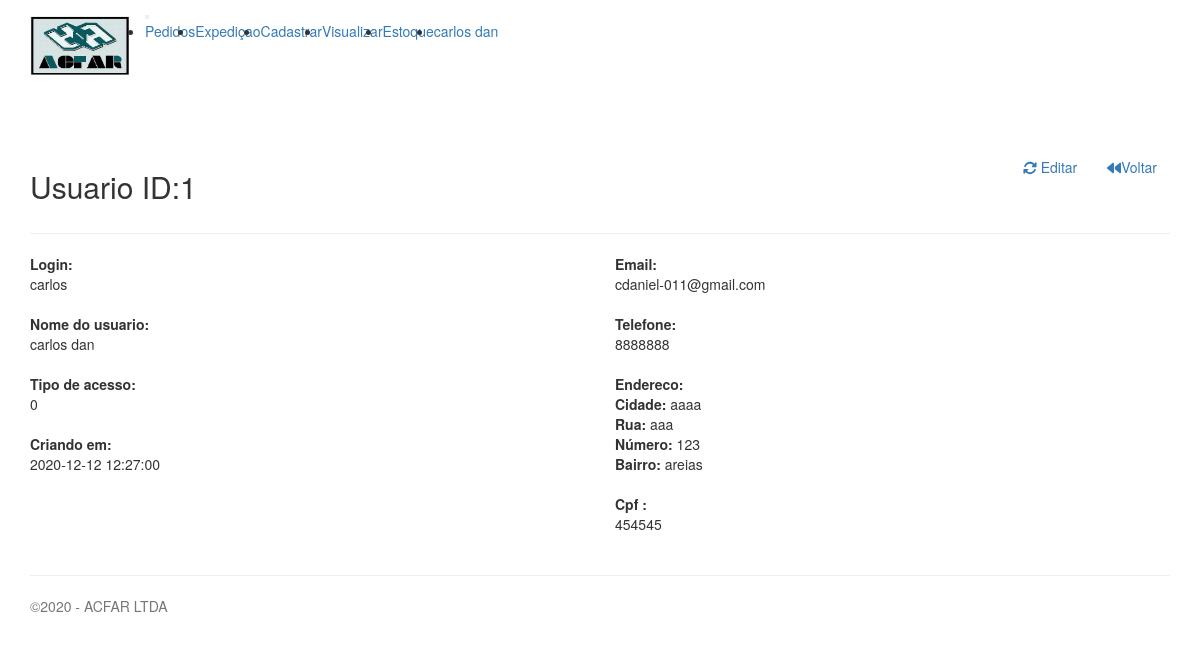
Screenshot of /usuarios/view.php?id=1 (signed in) with the database file from the repository.
### tables this page shows
CREATE TABLE IF NOT EXISTS `usuarios` (
  `id` int(11) NOT NULL AUTO_INCREMENT,
  `email` varchar(45) NOT NULL,
  `id_empresa` int(11) DEFAULT NULL,
  `nome` varchar(50) DEFAULT NULL,
  `login` varchar(45) NOT NULL,
  `senha` varchar(45) NOT NULL,
  `tipo` tinyint(4) DEFAULT '0',
  `telefone` varchar(15) DEFAULT NULL,
  `endereco` varchar(70) DEFAULT NULL,
  `cidade` varchar(45) DEFAULT NULL,
  `bairro` varchar(45) DEFAULT NULL,
  `numero` int(11) DEFAULT NULL,
  `cnpj` double DEFAULT NULL,
  `cpf` double DEFAULT NULL,
  `cep` varchar(9) DEFAULT NULL,
  `criado` datetime DEFAULT NULL,
  `modificado` datetime DEFAULT NULL,
  PRIMARY KEY (`id`),
  UNIQUE KEY `email` (`email`,`senha`,`login`,`cep`,`cnpj`),
  KEY `id_empresa` (`id_empresa`)
);

### usuarios/functions.php (called while the page is built, shortened)
<?php
function find($table, $id = null){
    $link = open_database();
    $found = null;
    try{
        if ($id) {
            $sql = "SELECT * FROM $table WHERE id = $id ORDER BY id DESC ";
            $exec = $link->query($sql);
            if ($exec->num_rows > 0) {
                $found = $exec->fetch_assoc();
            }
        } else {
            $sql = "SELECT * FROM $table ORDER BY id DESC ";
            $exec = $link->query($sql);
            if ($exec->num_rows > 0) {
                $found = $exec->fetch_all(MYSQLI_ASSOC);
            }
        }
    }catch (Exception $e){
        $_SESSION['message'] = $e->getMessage();
        $_SESSION['type'] = 'danger';
    }
    return $found;
}
function view($id){
    $usuario = find('usuarios',$id);
}
?>

### usuarios/view.php (the view, shortened to what this page needs)
<?php
\Usuarios\view($_GET['id']);
?>
<div class="container">
    <header style="margin-top: 60px">
        <div class="row">
            <div class="col-sm-6">
                <h2>Usuario ID:<?php echo $usuario['id']; ?></h2>
            </div>
            <div class="col-sm-6 text-right">
                <a href="edit.php?id=<?php echo $usuario['id']; ?>" class="btn btn-outline-primary"><i
                            class="fas fa-sync-alt"></i> Editar</a>
                <a href="index.php" class="btn btn-outline-danger"><i class="fas fa-backward"></i>Voltar</a>
            </div>
        </div>
    </header>
    <hr>
    <div class="row">
        <div class="col-sm-6">
            <dl>
                <dt>Login:</dt>
                <dd><?php echo $usuario['login']; ?></dd>
            </dl>
            <dl>
                <dt>Nome do usuario:</dt>
                <dd><?php echo $usuario['nome']; ?></dd>
            </dl>
            <dl>
                <dt>Tipo de acesso:</dt>
                <dd><?php echo $usuario['tipo']; ?></dd>
            </dl>
            <dl>
                <dt>Criando em:</dt>
                <dd><?php echo $usuario['criado']; ?></dd>
            </dl>
        </div>
        <div class="col-sm-6">
            <dl>
                <dt>Email:</dt>
                <dd><?php echo $usuario['email']; ?></dd>
            </dl>
            <dl>
                <dt>Telefone:</dt>
                <dd><?php echo $usuario['telefone']; ?></dd>
            </dl>
            <dl>
                <dt>Endereco:</dt>
                <dd><?php echo "<b>Cidade:</b> " . $usuario['cidade'] . "<br><b> Rua:</b> " . $usuario['endereco'] .
                        "<br><b> Número: </b>" .
                        $usuario['numero'] . "<b><br>Bairro:</b> " . $usuario['bairro']; ?></dd>
            </dl>
            <dl>
                <?php if ($usuario['tipo'] == 0) { ?>
                    <dt>Cpf :</dt>
                    <dd><?php echo $usuario['cpf']; ?></dd>
                <?php } elseif ($usuario['tipo'] == 1) { ?>
                    <dt>Cnpj :</dt>
                    <dd><?php echo $usuario['cnpj']; ?></dd>
                <?php } else { ?>
                    <dt>Cpf :</dt>
                    <dd><?php echo $usuario['cpf']; ?></dd>
                <?php } ?>
            </dl>
        </div>
    </div>
</div>

### css/estile.css (style rules this page uses)
* { margin: 0; padding: 0; }

### rows the page displays
usuarios: id "1", login "carlos", nome "carlos dan", tipo "0", criado "2020-12-12 12:27:00", email "cdaniel-011@gmail.com", telefone "8888888", cidade "aaaa", endereco "aaa", numero "123", bairro "areias", cpf "454545"

### other values shown
$_SESSION['usuario'] "carlos dan"
